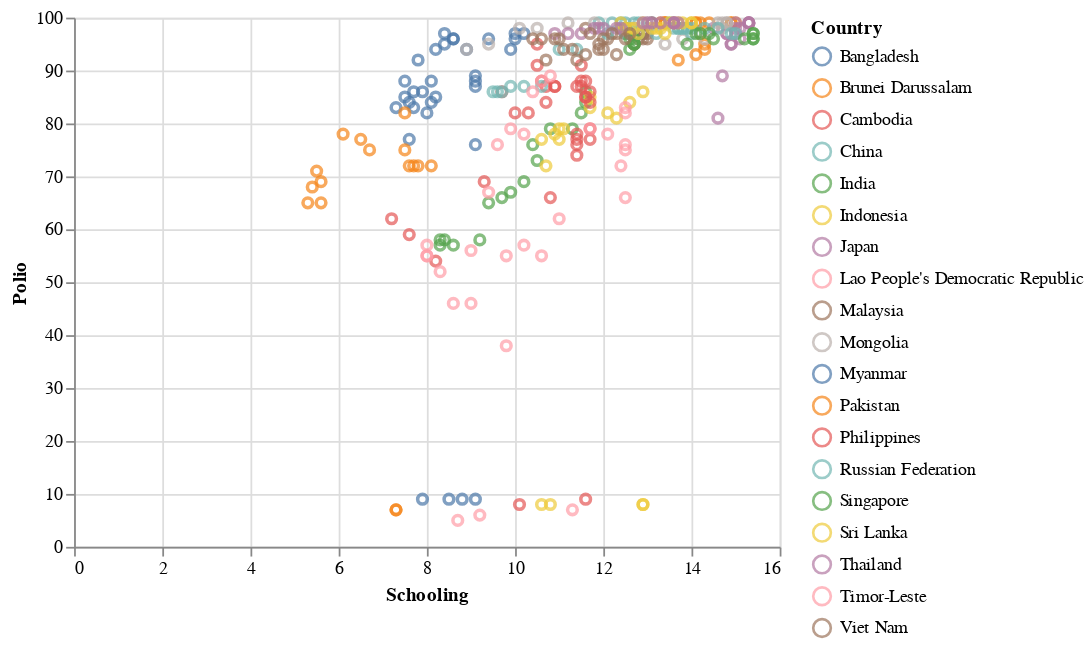

Notebook code cell kept with this figure:
### Markdown cell above
**Polio**
- North Korea and South Korea are missing (because of no values in Schooling)
- A few values of Polio are below/around 10, probably because of a wrongly placed decimal

### Code cell
alt.Chart(FactorHealth1).mark_point().encode(
    x ='Schooling',
    y ='Polio',
    color = 'Country'
)

### Figure 1 — Vega-Lite specification as saved in the notebook (floating-point values rounded to 4 significant figures; data arrays with more than 128 entries replaced by an {"elided": "..."} marker saying what was removed)
{"config": {"view": {"continuousWidth": 400, "continuousHeight": 300}}, "data": {"name": "data-5d7784e6133ec95ec4ff5e057c2af840"}, "mark": "point", "encoding": {"color": {"field": "Country", "type": "nominal"}, "x": {"field": "Schooling", "type": "quantitative"}, "y": {"field": "Polio", "type": "quantitative"}}, "$schema": "https://vega.github.io/schema/vega-lite/v4.17.0.json", "datasets": {"data-5d7784e6133ec95ec4ff5e057c2af840": {"elided": "336 records"}}}
